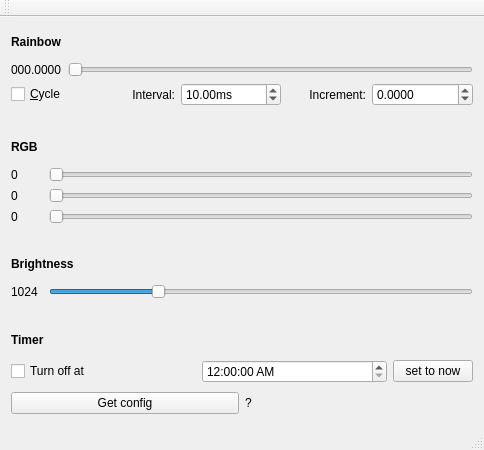
<?xml version="1.0" encoding="UTF-8"?>
<ui version="4.0">
 <class>MainWindow</class>
 <widget class="QMainWindow" name="MainWindow">
  <property name="geometry">
   <rect>
    <x>0</x>
    <y>0</y>
    <width>484</width>
    <height>450</height>
   </rect>
  </property>
  <property name="sizePolicy">
   <sizepolicy hsizetype="Preferred" vsizetype="Preferred">
    <horstretch>0</horstretch>
    <verstretch>0</verstretch>
   </sizepolicy>
  </property>
  <property name="windowTitle">
   <string>MainWindow</string>
  </property>
  <widget class="QWidget" name="centralWidget">
   <property name="sizePolicy">
    <sizepolicy hsizetype="Expanding" vsizetype="Expanding">
     <horstretch>0</horstretch>
     <verstretch>0</verstretch>
    </sizepolicy>
   </property>
   <layout class="QHBoxLayout" name="horizontalLayout_2">
    <item>
     <layout class="QHBoxLayout" name="horizontalLayout">
      <property name="sizeConstraint">
       <enum>QLayout::SetMaximumSize</enum>
      </property>
      <item>
       <layout class="QVBoxLayout" name="verticalLayout">
        <item>
         <widget class="QLabel" name="label_7">
          <property name="font">
           <font>
            <weight>75</weight>
            <bold>true</bold>
           </font>
          </property>
          <property name="text">
           <string>Rainbow</string>
          </property>
          <property name="scaledContents">
           <bool>true</bool>
          </property>
         </widget>
        </item>
        <item>
         <layout class="QHBoxLayout" name="horizontalLayout_7">
          <item>
           <widget class="QLabel" name="label">
            <property name="text">
             <string>000.0000</string>
            </property>
           </widget>
          </item>
          <item>
           <widget class="QSlider" name="horizontalSlider">
            <property name="sizePolicy">
             <sizepolicy hsizetype="Expanding" vsizetype="Fixed">
              <horstretch>0</horstretch>
              <verstretch>0</verstretch>
             </sizepolicy>
            </property>
            <property name="maximum">
             <number>500</number>
            </property>
            <property name="orientation">
             <enum>Qt::Horizontal</enum>
            </property>
           </widget>
          </item>
         </layout>
        </item>
        <item>
         <layout class="QHBoxLayout" name="horizontalLayout_8">
          <item>
           <widget class="QCheckBox" name="chkCycle">
            <property name="text">
             <string>&amp;Cycle</string>
            </property>
           </widget>
          </item>
          <item>
           <widget class="QLabel" name="label_6">
            <property name="text">
             <string>Interval:</string>
            </property>
            <property name="alignment">
             <set>Qt::AlignRight|Qt::AlignTrailing|Qt::AlignVCenter</set>
            </property>
           </widget>
          </item>
          <item>
           <widget class="QDoubleSpinBox" name="spnSpeed">
            <property name="suffix">
             <string>ms</string>
            </property>
            <property name="maximum">
             <double>100000.000000000000000</double>
            </property>
            <property name="singleStep">
             <double>0.100000000000000</double>
            </property>
            <property name="value">
             <double>10.000000000000000</double>
            </property>
           </widget>
          </item>
          <item>
           <widget class="QLabel" name="label_9">
            <property name="text">
             <string>Increment:</string>
            </property>
            <property name="alignment">
             <set>Qt::AlignRight|Qt::AlignTrailing|Qt::AlignVCenter</set>
            </property>
           </widget>
          </item>
          <item>
           <widget class="QDoubleSpinBox" name="spnInc">
            <property name="decimals">
             <number>4</number>
            </property>
            <property name="minimum">
             <double>-10000000.000000000000000</double>
            </property>
            <property name="maximum">
             <double>1000000099.990000009536743</double>
            </property>
            <property name="singleStep">
             <double>0.100000000000000</double>
            </property>
           </widget>
          </item>
         </layout>
        </item>
        <item>
         <spacer name="horizontalSpacer">
          <property name="orientation">
           <enum>Qt::Horizontal</enum>
          </property>
          <property name="sizeHint" stdset="0">
           <size>
            <width>40</width>
            <height>20</height>
           </size>
          </property>
         </spacer>
        </item>
        <item>
         <widget class="QLabel" name="label_8">
          <property name="font">
           <font>
            <weight>75</weight>
            <bold>true</bold>
           </font>
          </property>
          <property name="text">
           <string>RGB</string>
          </property>
         </widget>
        </item>
        <item>
         <layout class="QHBoxLayout" name="horizontalLayout_4">
          <item>
           <widget class="QLabel" name="label_2">
            <property name="minimumSize">
             <size>
              <width>32</width>
              <height>0</height>
             </size>
            </property>
            <property name="text">
             <string>0</string>
            </property>
            <property name="alignment">
             <set>Qt::AlignLeading|Qt::AlignLeft|Qt::AlignVCenter</set>
            </property>
            <property name="indent">
             <number>-1</number>
            </property>
           </widget>
          </item>
          <item>
           <widget class="QSlider" name="horizontalSlider_2">
            <property name="maximum">
             <number>255</number>
            </property>
            <property name="orientation">
             <enum>Qt::Horizontal</enum>
            </property>
           </widget>
          </item>
         </layout>
        </item>
        <item>
         <layout class="QHBoxLayout" name="horizontalLayout_5">
          <item>
           <widget class="QLabel" name="label_3">
            <property name="minimumSize">
             <size>
              <width>32</width>
              <height>0</height>
             </size>
            </property>
            <property name="text">
             <string>0</string>
            </property>
           </widget>
          </item>
          <item>
           <widget class="QSlider" name="horizontalSlider_3">
            <property name="maximum">
             <number>255</number>
            </property>
            <property name="orientation">
             <enum>Qt::Horizontal</enum>
            </property>
           </widget>
          </item>
         </layout>
        </item>
        <item>
         <layout class="QHBoxLayout" name="horizontalLayout_6">
          <item>
           <widget class="QLabel" name="label_4">
            <property name="minimumSize">
             <size>
              <width>32</width>
              <height>0</height>
             </size>
            </property>
            <property name="text">
             <string>0</string>
            </property>
           </widget>
          </item>
          <item>
           <widget class="QSlider" name="horizontalSlider_4">
            <property name="maximum">
             <number>255</number>
            </property>
            <property name="orientation">
             <enum>Qt::Horizontal</enum>
            </property>
           </widget>
          </item>
         </layout>
        </item>
        <item>
         <spacer name="horizontalSpacer_2">
          <property name="orientation">
           <enum>Qt::Horizontal</enum>
          </property>
          <property name="sizeHint" stdset="0">
           <size>
            <width>40</width>
            <height>20</height>
           </size>
          </property>
         </spacer>
        </item>
        <item>
         <widget class="QLabel" name="label_10">
          <property name="font">
           <font>
            <weight>75</weight>
            <bold>true</bold>
           </font>
          </property>
          <property name="text">
           <string>Brightness</string>
          </property>
         </widget>
        </item>
        <item>
         <layout class="QHBoxLayout" name="horizontalLayout_9">
          <item>
           <widget class="QLabel" name="lblBri">
            <property name="minimumSize">
             <size>
              <width>32</width>
              <height>0</height>
             </size>
            </property>
            <property name="text">
             <string>1024</string>
            </property>
           </widget>
          </item>
          <item>
           <widget class="QSlider" name="sldBri">
            <property name="maximum">
             <number>4096</number>
            </property>
            <property name="value">
             <number>1024</number>
            </property>
            <property name="orientation">
             <enum>Qt::Horizontal</enum>
            </property>
           </widget>
          </item>
         </layout>
        </item>
        <item>
         <spacer name="horizontalSpacer_3">
          <property name="orientation">
           <enum>Qt::Horizontal</enum>
          </property>
          <property name="sizeHint" stdset="0">
           <size>
            <width>40</width>
            <height>20</height>
           </size>
          </property>
         </spacer>
        </item>
        <item>
         <widget class="QLabel" name="label_11">
          <property name="font">
           <font>
            <weight>75</weight>
            <bold>true</bold>
           </font>
          </property>
          <property name="text">
           <string>Timer</string>
          </property>
         </widget>
        </item>
        <item>
         <layout class="QHBoxLayout" name="horizontalLayout_10">
          <item>
           <widget class="QCheckBox" name="chkPoweroff">
            <property name="text">
             <string>Turn off at</string>
            </property>
           </widget>
          </item>
          <item>
           <widget class="QTimeEdit" name="timePoweroff">
            <property name="displayFormat">
             <string>h:mm:ss AP</string>
            </property>
           </widget>
          </item>
          <item>
           <widget class="QPushButton" name="btnCurrentTime">
            <property name="sizePolicy">
             <sizepolicy hsizetype="Fixed" vsizetype="Fixed">
              <horstretch>0</horstretch>
              <verstretch>0</verstretch>
             </sizepolicy>
            </property>
            <property name="text">
             <string>set to now</string>
            </property>
           </widget>
          </item>
         </layout>
        </item>
        <item>
         <layout class="QHBoxLayout" name="horizontalLayout_3">
          <item>
           <widget class="QPushButton" name="pushButton">
            <property name="text">
             <string>Get config</string>
            </property>
           </widget>
          </item>
          <item>
           <widget class="QLabel" name="label_5">
            <property name="text">
             <string>?</string>
            </property>
           </widget>
          </item>
         </layout>
        </item>
       </layout>
      </item>
     </layout>
    </item>
   </layout>
  </widget>
  <widget class="QMenuBar" name="menuBar">
   <property name="geometry">
    <rect>
     <x>0</x>
     <y>0</y>
     <width>484</width>
     <height>23</height>
    </rect>
   </property>
  </widget>
  <widget class="QToolBar" name="mainToolBar">
   <attribute name="toolBarArea">
    <enum>TopToolBarArea</enum>
   </attribute>
   <attribute name="toolBarBreak">
    <bool>false</bool>
   </attribute>
  </widget>
  <widget class="QStatusBar" name="statusBar"/>
 </widget>
 <layoutdefault spacing="6" margin="11"/>
 <resources/>
 <connections/>
</ui>
